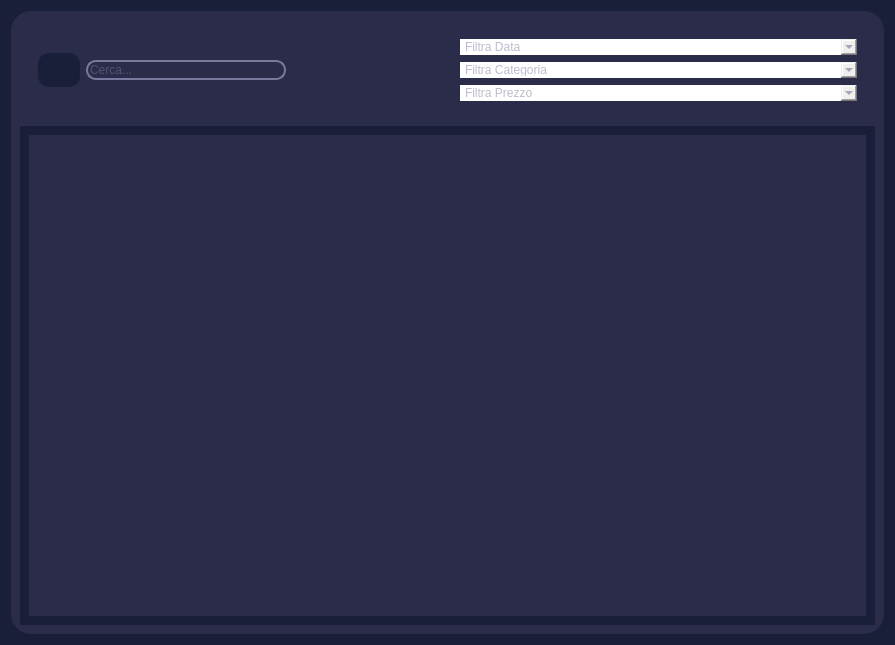
<?xml version="1.0" encoding="UTF-8"?>
<ui version="4.0">
 <class>Form</class>
 <widget class="QWidget" name="Form">
  <property name="geometry">
   <rect>
    <x>0</x>
    <y>0</y>
    <width>895</width>
    <height>645</height>
   </rect>
  </property>
  <property name="windowTitle">
   <string>Form</string>
  </property>
  <property name="styleSheet">
   <string notr="true">*{
color: #78799c;
border: none;
}

#frame_2, #frame_5{
	background-color: #2a2c49;
}

#frame_12,#mainBody,#Form,#titolo{
	background-color: #1a1f39;
}

QLineEdit{
	background-color:transparent;
}

#searchFrame, QLineEdit{
	border-radius: 10px;
	border: 2px solid #78799c;
}

#appHeader{
	color:#78799c;
}

#prodottiHeader{
	color:  #a06ce3;
}

#avantiarw{
	border: 1px solid #a06ce3;
	background-color: #a06ce3 ;
	border-radius: 5px;
	
}

#finestreSecondarie{
	background-color: #2a2c49;
	border: solid;
	border-radius: 20px;
}

QLabel{
	color:#78799c;
}

#mainFrame{
	background-color: #2a2c49;
}

#homeBtn{
	color:#78799c;
	background-color:#1a1f39;
	padding : 10px 5px;
	text-align:left;
	border-top-left-radius:25px;
}

QPushButton{
	padding : 10px 5px;
	text-align:left;
	color:#78799c;
	font: 10pt &quot;Leelawadee UI&quot;;
	background-color:#1a1f39;
    border: solid;
    border-radius: 11px;
}


#frame_3{
	background-color:#2a2c49;
	border: solid;
	border-radius: 20px;
}
QTableWidget{
	background-color:#2a2c49;
	border: solid;
}
#leftMenu,#frame{
background-color: #2a2c49;
}

#frame_2{
border : solid;
border-radius: 10px;
}
</string>
  </property>
  <layout class="QHBoxLayout" name="horizontalLayout">
   <item>
    <widget class="QFrame" name="prodotti">
     <property name="frameShape">
      <enum>QFrame::StyledPanel</enum>
     </property>
     <property name="frameShadow">
      <enum>QFrame::Raised</enum>
     </property>
     <layout class="QVBoxLayout" name="verticalLayout_5">
      <property name="spacing">
       <number>0</number>
      </property>
      <property name="leftMargin">
       <number>0</number>
      </property>
      <property name="topMargin">
       <number>0</number>
      </property>
      <property name="rightMargin">
       <number>0</number>
      </property>
      <property name="bottomMargin">
       <number>0</number>
      </property>
      <item>
       <widget class="QFrame" name="frame_3">
        <property name="sizePolicy">
         <sizepolicy hsizetype="Preferred" vsizetype="Expanding">
          <horstretch>0</horstretch>
          <verstretch>0</verstretch>
         </sizepolicy>
        </property>
        <property name="frameShape">
         <enum>QFrame::StyledPanel</enum>
        </property>
        <property name="frameShadow">
         <enum>QFrame::Raised</enum>
        </property>
        <layout class="QVBoxLayout" name="verticalLayout_11">
         <item>
          <widget class="QFrame" name="frame_11">
           <property name="minimumSize">
            <size>
             <width>1</width>
             <height>100</height>
            </size>
           </property>
           <property name="frameShape">
            <enum>QFrame::StyledPanel</enum>
           </property>
           <property name="frameShadow">
            <enum>QFrame::Raised</enum>
           </property>
           <layout class="QHBoxLayout" name="horizontalLayout_6">
            <item alignment="Qt::AlignLeft">
             <widget class="QWidget" name="widget_3" native="true">
              <layout class="QHBoxLayout" name="horizontalLayout_7">
               <item>
                <widget class="QPushButton" name="searchBtn">
                 <property name="cursor">
                  <cursorShape>PointingHandCursor</cursorShape>
                 </property>
                 <property name="text">
                  <string/>
                 </property>
                 <property name="icon">
                  <iconset resource="resources.qrc">
                   <normaloff>:/purpleIcons/assets/#78799c(purple) icons/search.svg</normaloff>:/purpleIcons/assets/#78799c(purple) icons/search.svg</iconset>
                 </property>
                 <property name="iconSize">
                  <size>
                   <width>24</width>
                   <height>24</height>
                  </size>
                 </property>
                </widget>
               </item>
               <item>
                <widget class="QLineEdit" name="cercaDaIns">
                 <property name="minimumSize">
                  <size>
                   <width>200</width>
                   <height>0</height>
                  </size>
                 </property>
                 <property name="placeholderText">
                  <string>Cerca...</string>
                 </property>
                </widget>
               </item>
              </layout>
             </widget>
            </item>
            <item>
             <widget class="QWidget" name="widget_4" native="true">
              <layout class="QVBoxLayout" name="verticalLayout_12">
               <item>
                <widget class="QComboBox" name="comboBox_4">
                 <property name="currentText">
                  <string>Ultimo Giorno</string>
                 </property>
                 <property name="iconSize">
                  <size>
                   <width>24</width>
                   <height>24</height>
                  </size>
                 </property>
                 <property name="placeholderText" stdset="0">
                  <string>Filtra Data</string>
                 </property>
                 <item>
                  <property name="text">
                   <string>Ultimo Giorno</string>
                  </property>
                 </item>
                 <item>
                  <property name="text">
                   <string>Ultima Settimana</string>
                  </property>
                 </item>
                 <item>
                  <property name="text">
                   <string>Ultimo Mese</string>
                  </property>
                 </item>
                 <item>
                  <property name="text">
                   <string>Tutti</string>
                  </property>
                 </item>
                </widget>
               </item>
               <item>
                <widget class="QComboBox" name="comboBox_5">
                 <property name="placeholderText" stdset="0">
                  <string>Filtra Categoria</string>
                 </property>
                 <item>
                  <property name="text">
                   <string>Tutte</string>
                  </property>
                 </item>
                </widget>
               </item>
               <item>
                <widget class="QComboBox" name="comboBox_6">
                 <property name="placeholderText" stdset="0">
                  <string>Filtra Prezzo</string>
                 </property>
                 <item>
                  <property name="text">
                   <string>0€ - 10€ </string>
                  </property>
                 </item>
                 <item>
                  <property name="text">
                   <string>10€ - 20€</string>
                  </property>
                 </item>
                 <item>
                  <property name="text">
                   <string>20€ - 50€</string>
                  </property>
                 </item>
                 <item>
                  <property name="text">
                   <string>&gt;50€</string>
                  </property>
                 </item>
                 <item>
                  <property name="text">
                   <string>Tutti</string>
                  </property>
                 </item>
                </widget>
               </item>
              </layout>
             </widget>
            </item>
           </layout>
          </widget>
         </item>
         <item>
          <widget class="QFrame" name="frame_12">
           <property name="sizePolicy">
            <sizepolicy hsizetype="Preferred" vsizetype="Expanding">
             <horstretch>0</horstretch>
             <verstretch>0</verstretch>
            </sizepolicy>
           </property>
           <property name="frameShape">
            <enum>QFrame::StyledPanel</enum>
           </property>
           <property name="frameShadow">
            <enum>QFrame::Raised</enum>
           </property>
           <layout class="QHBoxLayout" name="horizontalLayout_8">
            <item>
             <widget class="QTableWidget" name="tab"/>
            </item>
           </layout>
          </widget>
         </item>
        </layout>
       </widget>
      </item>
     </layout>
    </widget>
   </item>
  </layout>
 </widget>
 <resources>
  <include location="resources.qrc"/>
 </resources>
 <connections/>
</ui>
